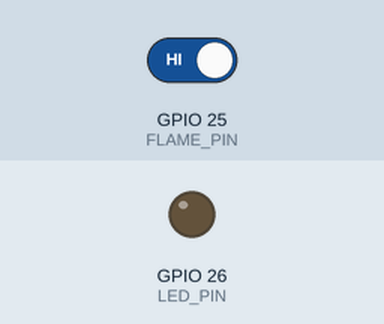
Recording of a sketch running on a simulated ESP32. On the bench: output pins drawn as LEDs (lit = HIGH). The inputs (shaded band) are chosen by the test bench; at power-on: GPIO 25 (FLAME_PIN) HIGH. The audio player accepts every command and is not drawn; what the sketch prints to the serial monitor is not drawn.

Above: at 1.7 s.
1.8 s: GPIO 25 (FLAME_PIN) driven LOW
At 3.1 s:
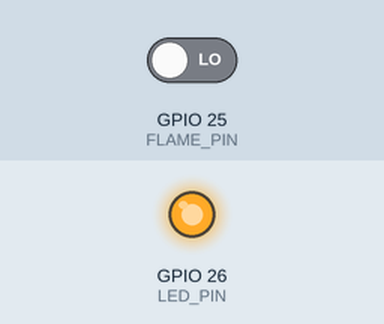
Timing chart, 0 to 4.8 s (numbered marks = the images above; inputs shaded):
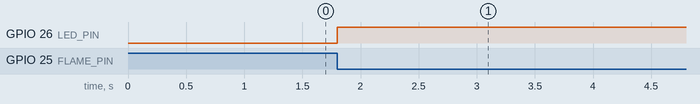

The sketch:

FIRE_DETECTION_SYSTEM.ino
```cpp
#include <HardwareSerial.h>
#include <DFRobotDFPlayerMini.h>

#define FLAME_PIN 25   // D25
#define LED_PIN   26   // D26

HardwareSerial mp3Serial(2);
DFRobotDFPlayerMini mp3;

bool fireDetected = false;

void setup() {
  Serial.begin(115200);

  pinMode(FLAME_PIN, INPUT);
  pinMode(LED_PIN, OUTPUT);

  mp3Serial.begin(9600, SERIAL_8N1, 16, 17);

  if (!mp3.begin(mp3Serial)) {
    Serial.println("❌ MP3 not detected");
    while (true);
  }

  mp3.volume(25);
  Serial.println("🔥 Fire system ready");
}

void loop() {
  int flame = digitalRead(FLAME_PIN);

  if (flame == LOW && !fireDetected) {
    fireDetected = true;

    Serial.println("🔥 Fire detected!");
    digitalWrite(LED_PIN, HIGH);
    mp3.play(2);

    delay(5000); // allow audio to finish
  }

  if (flame == HIGH) {
    fireDetected = false;
    digitalWrite(LED_PIN, LOW);
  }
}
```

Measured:
- after the input at 1.8 s, GPIO 26 (LED_PIN): LOW → HIGH at once
